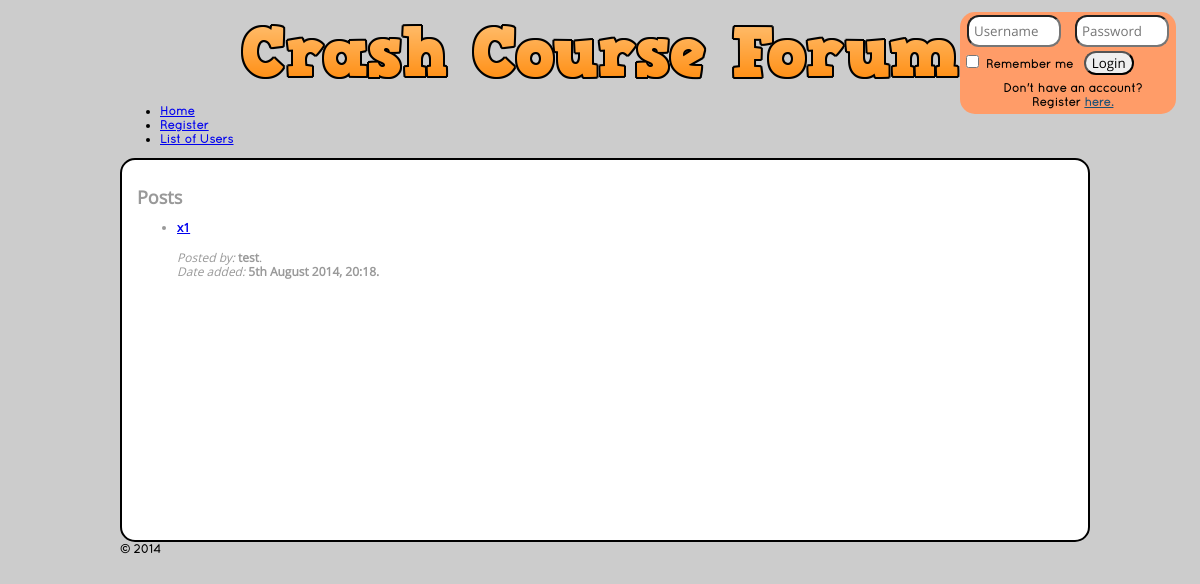
Before: / with the older database file.
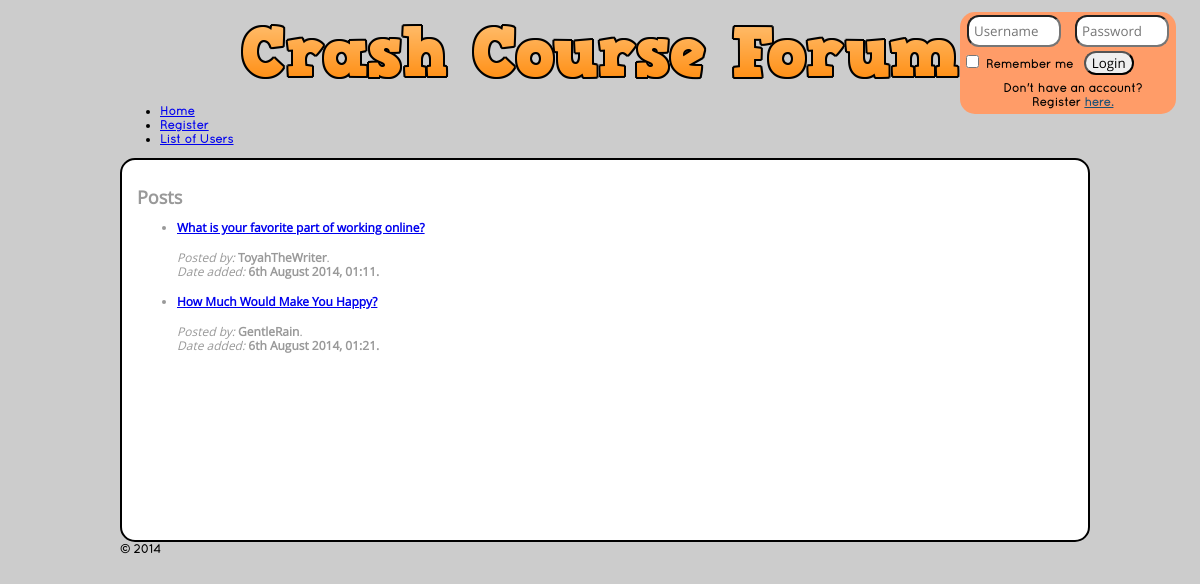
After: the same page with the newer database file.
### tables this page shows
create table post
(
author int  not null,
clocked datetime  not null,
content varchar(1024) not null,
subject varchar(256) not null,
udel boolean default false,
foreign key(author) references user(uid) on delete cascade,
primary key(author, clocked)
);

create table user 
(
uid int not null auto_increment,
alias varchar(16) not null,
pwd blob not null,
lastonline datetime not null,
type enum('O', 'A') not null,
primary key(uid),
unique(alias)
);

### functions.php (the view, shortened to what this page needs)
<?php
function loadPosts() {
	printf("<h2>Posts</h2>");
	$sql = "SELECT p.author, p.clocked, p.content, p.subject from post p where not exists (select * from thread t where p.author = t.author and p.clocked = t.clocked)";
	$query = sendQuery($sql);
	printf("<ul>");
	while($row = $query->fetch_row()) {
		$s = getAlias($row[0]);;
		printf("<li><h4><a href='index.php?loc=showpost&pa=%s&pd=%s'>%s</a></h4><span class='postauthor'><i>Posted by: </i><b>%s</b>.<br><i>Date added: </i><b>%s.</b></li>", $row[0],$row[1], $row[3], $s, date("jS F Y, H:i", strtotime($row[1])) );
	}
	printf("</ul>");
}
function getAlias($uid) {
	$q = sendQuery("select alias from user where uid='$uid'");
	$r = $q->fetch_row();
	return $r[0];
}
function sendQuery($query) {
try {
$mysqli = new mysqli(HOST,USER, UPWD, DBNAME);
	$result = $mysqli->query($query);
return $result;
} catch (Exception $e) {
	if(isset($_GET['debug'])) {
		echo "Debug mode on.<br>".$e->getMessage();
		return false;
	}
}
}
?>

### index.php (shortened to what this page needs)
<?php
include('functions.php');
?>
<!doctype html>
<html>
<head>
<link rel="stylesheet" type="text/css" href="style.css">
<link rel="stylesheet" href="http://yui.yahooapis.com/pure/0.5.0/pure-min.css">
</head>
<body>
<div id="wrapper">
  <header>
    <div id="logo"> <img src="logo.png" style="margin: 2em auto;
display: block;"> </div>
    <nav>
      <div class="pure-menu pure-menu-open pure-menu-horizontal">
        <ul>
          <li><a href="index.php">Home</a></li>
          <?php if(isset($_SESSION['logged'])): ?>
          <li><a href="index.php?loc=newpost">New Post</a></li>
          <?php if($_SESSION['type'] === 'A'): ?>
          <li><a href="index.php?loc=panel">Admin Panel</a></li>
          <?php else: ?>
          <li><a href="index.php?loc=panel">User Panel</a></li>
          <?php endif; ?>
          <li><a href="index.php?loc=users">List of Users</a></li>
          <li><a href="logout.php?f=y">Logout</a></li>
          <?php else: ?>
          <li><a href="index.php?loc=register">Register</a></li>
          <li><a href="index.php?loc=users">List of Users</a></li>
          <?php endif; ?>
        </ul>
      </div>
      <article id="logbox">
        <?php
 if(isset($_SESSION['logged'])):
 ?>
        <section id="loggedonbox">
          <p>You are logged in as <?php echo $_SESSION['logged']; ?>.
            <?php if($_SESSION['type'] === 'A') echo '<br>You are an Admin.'; ?>
          <form class="form" id="logoutform" method="post" action="">
            <input type="submit" value="Logout">
          </form>
        </section>
        <?php else: ?>
        <section id="loginbox">
          <form class="form" id="loginform" method="post" action="">
            <input type="text" id="username" name="username" placeholder="Username" required>
            <input type="password" name="upwd" id="upwd" placeholder="Password" required>
            <span>
            <input type="checkbox" name="remember_login" id="remember_login">
            <label for="remember_login">Remember me</label>
            </span>
            <input type="submit" value="Login">
          </form>
          <p>Don't have an account?<br>
            Register <a href="index.php?loc=register">here.</a></p>
        </section>
        <?php endif; ?>
      </article>
    </nav>
  </header>
  <section>
    <div id="phpdiv">
    <?php
	if(!isset($_GET['loc'])) {
	loadPosts();
	}?>
    </div>
  </section>
  <footer>&copy; 2014</footer>
</div>
</body>
</html>

### style.css (style rules this page uses)
html, button, input, select, textarea { font-family: "open" !important; }
#loginbox a { color: #1a5076; }
body { font: 600 12px/14px "qs", Verdana, sans-serif; background-color: #CCC; }
#wrapper { width: 960px; margin: 0 auto; }
#phpdiv { border: 2px black solid; border-radius: 15px; width: calc(100% - 2em); min-height: 350px; color: #999; font: 400 12px/14px 'open'; background: #FFF; padding: 15px; }
#logbox { position: fixed; top: 1em; left: calc(100% - 20em); width: auto; height: auto; border-radius: 15px; background: #ff9c68; }
.form input[type="text"], .form input[type="password"], .form input[type="email"] { border-radius: 12px; width: 6em; padding: 0.4em; margin: 0.2em 0.5em 0.2em; float: left; }
.form input[type="submit"] { border-radius: 12px; margin: 0.1em 0.6em; float: left; }
#loginform span { margin: 0.2em; float: left; }
#logbox p { width: 100%; text-align: center; margin: 0.4em; }
.pure-menu.pure-menu-open, .pure-menu.pure-menu-horizontal li .pure-menu-children { background: none !important; }

Changed rows visible on the page:
removed post: subject "x1", author.alias "test", clocked "5th August 2014, 20:18"
added post: subject "What is your favorite part of working online?", author.alias "ToyahTheWriter", clocked "6th August 2014, 01:11"
added post: subject "How Much Would Make You Happy?", author.alias "GentleRain", clocked "6th August 2014, 01:21"
